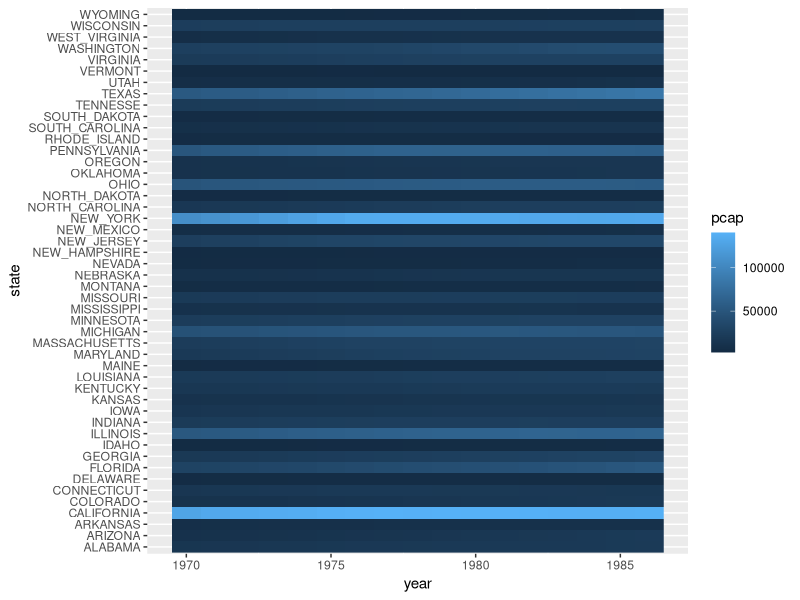
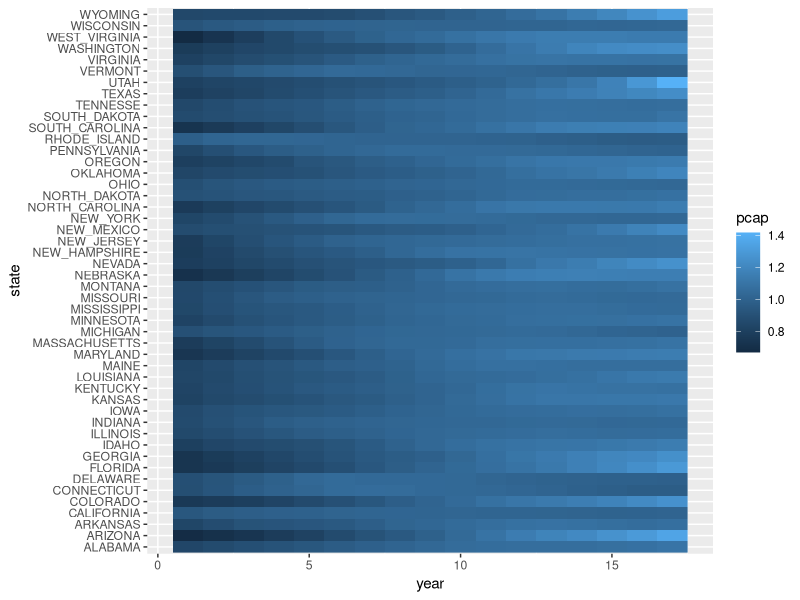
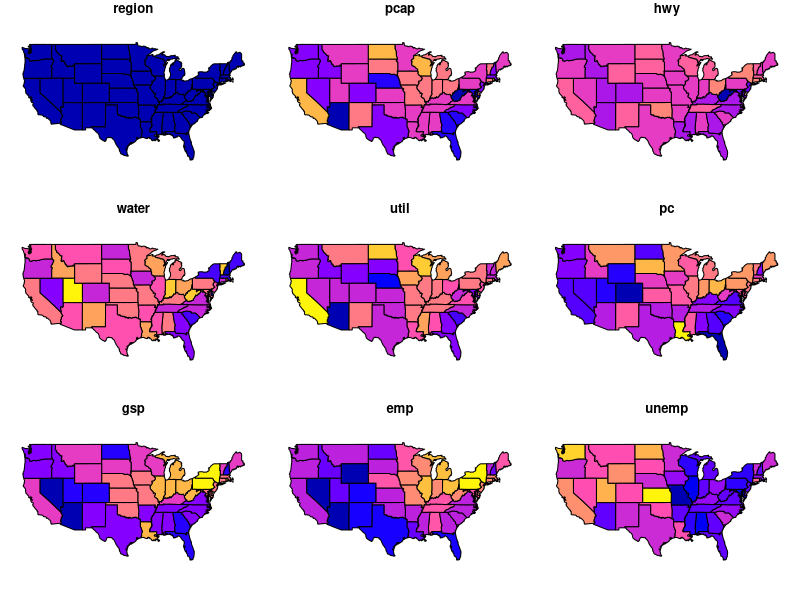
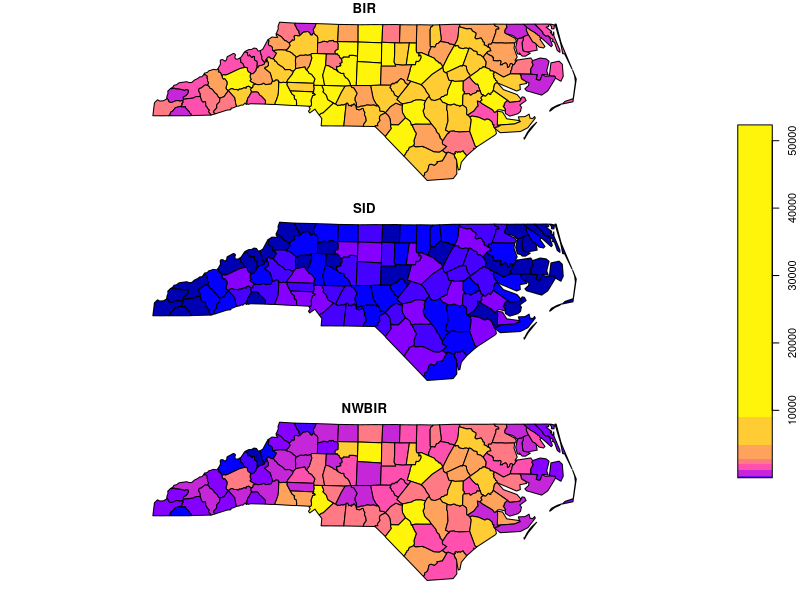
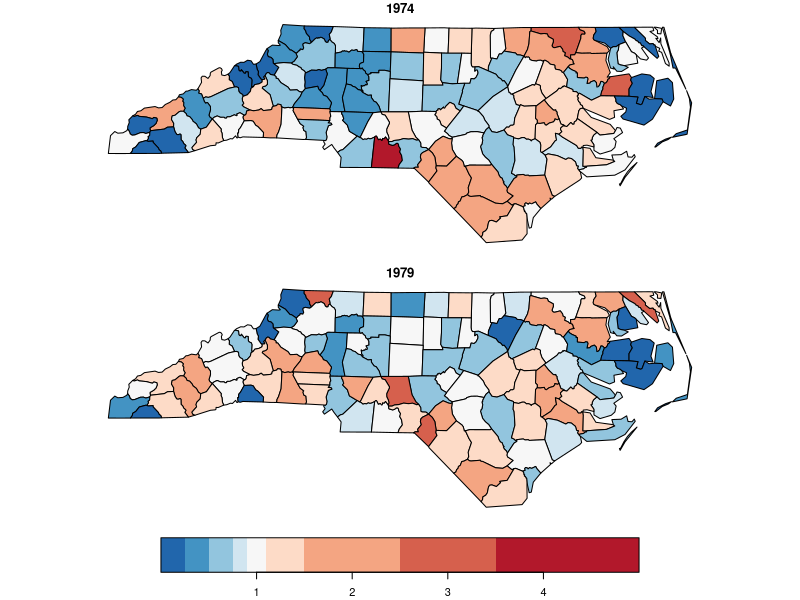
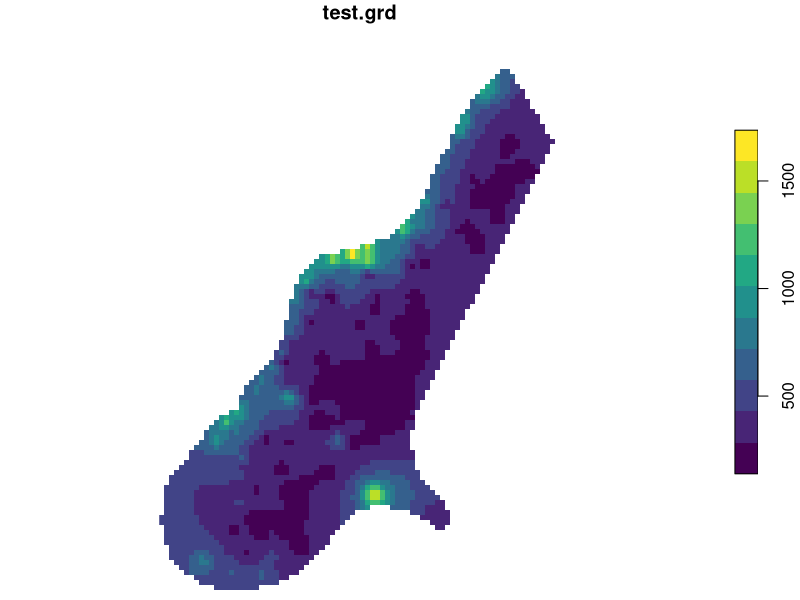
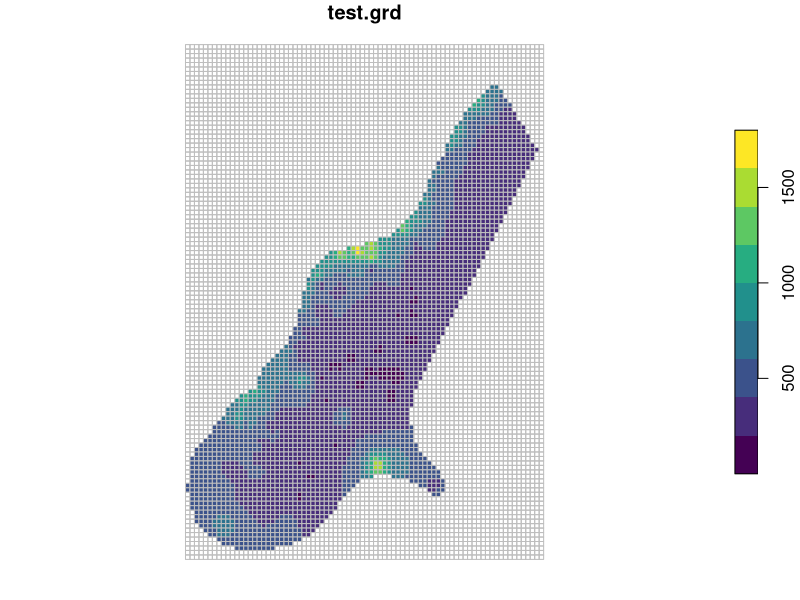

R code for these plots, in order: (Note: this script raises an error after producing the figures.)
## ---- chunk 1
knitr::opts_chunk$set(echo = TRUE)
## ---- chunk 2
library(stars)
## ---- chunk 3
library(ggplot2)
data(Produc, package = "plm")
head(Produc)
ggplot(Produc) + geom_raster(aes(y = state, x = year, fill = pcap))
## ---- chunk 4
(s = st_as_stars(Produc, y_decreasing = FALSE))
s = st_apply(s, 1, function(x) x/mean(x)) %>%
  st_set_dimensions(names = c("year", "state"))
s
pr = as.data.frame(s)
head(pr)
ggplot(pr) + geom_raster(aes(y = state, x = year, fill = pcap))
## ---- chunk 5
library(maps) 
states.m = map('state', plot=FALSE, fill=TRUE)
#IDs <- sapply(strsplit(states.m$names, ":"), function(x) x[1])
st = st_as_sf(states.m)[-8,] # deselect D.C., not in Produc
match(tolower(st_get_dimension_values(s, "state")), sub(" ", "_", st$ID))
## ---- chunk 6
(s_sf = st_set_dimensions(s, "state", values = st_geometry(st)))
# plot a single time slice:
(s_sf_y1 = s_sf[,1])
# drop the obsolete dimension:
(s_sf_y1 = adrop(s_sf_y1))
# convert to sf:
sf = st_as_sf(s_sf_y1)
plot(sf)
## ---- chunk 7
nc = read_sf(system.file("gpkg/nc.gpkg", package="sf"))
nc.df = st_set_geometry(nc, NULL) # m is a regular, non-spatial data.frame
head(nc.df)
## ---- chunk 8
mat = as.matrix(nc.df[c("BIR74", "SID74", "NWBIR74", "BIR79", "SID79", "NWBIR79")])
dim(mat) = c(county = 100, var = 3, year = 2) # make it a 3-dimensional array
# set dimension values to the array:
dimnames(mat) = list(county = nc$NAME, var = c("BIR", "SID", "NWBIR"), year = c(1974, 1979))
# convert array into a stars object
(nc.st = st_as_stars(pop = mat))
## ---- chunk 9
(nc.geom <- st_set_dimensions(nc.st, 1, st_geometry(nc)))
## ---- chunk 10
plot(st_apply(nc.geom, c(1,2), sum), key.pos = 4) # sum population over year
## ---- chunk 11
# split out BIR, SID, NWBIR over attributes:
split(nc.geom, 2) 
# sum by category:
(nc.sum = sapply(split(nc.geom, 2), sum)) 
# denominator: mean incidence ratio, averaged over county & years:
(IR = nc.sum[2]/nc.sum[1]) 
# standardise each year/counte value by dividing over IR:
nc.SIR = st_apply(nc.geom, c(1,3), function(x) (x[2]/x[1])/IR)
plot(nc.SIR, breaks = c(0,.25,.5,.75,.9,1.1,1.5,2.5,3.5,5), 
  pal = rev(RColorBrewer::brewer.pal(9, "RdBu")))
## ---- chunk 12
#library(mapview)
#mapview(breweries)
## ---- chunk 13
(g = read_stars(system.file("external/test.grd", package = "raster")))
plot(g, col = viridis::viridis(11), breaks = "equal")
## ---- chunk 14
(g.sf = st_as_sf(g, na.rm = FALSE))
plot(g.sf, border = 'grey', pal = viridis::viridis(9), nbreaks = 10)
## ---- chunk 15
(r = read_stars(system.file("pictures/Rlogo.jpg", package = "rgdal"))) # the old one
plot(r, breaks = "equal")
## ---- chunk 16
(r.rgb = st_rgb(r))
r.rgb[[1]][1:3,1]
## ---- chunk 17
L7file = system.file("tif/L7_ETMs.tif", package = "stars")
(L7 = read_stars(L7file))
## ---- chunk 18
plot(L7)
## ---- chunk 19
plot(L7, join_zlim = FALSE)
## ---- chunk 20
par(mfrow = c(1, 2))
plot(L7, rgb = c(3,2,1), reset = FALSE, main = "RGB")    # rgb
plot(L7, rgb = c(4,3,2), main = "False color (NIR-R-G)") # false color
## ---- chunk 21
bb = st_bbox(c(xmin = -10, xmax = 20, ymin = 40, ymax = 60), crs = 4326)
(x = st_as_stars(bb, dx = 1, dy = 1))
## ---- chunk 22
#sf_use_s2(FALSE)
library(rnaturalearth)
ne <- ne_countries(returnclass = "sf", continent = 'europe') %>%
	st_set_precision(1e8)
ne$pop_dens = units::set_units(ne$pop_est / st_area(ne), 1/(km^2))
plot(ne["pop_dens"], reset = FALSE, extent = bb)
pop = st_rasterize(ne["pop_dens"], x)
plot(st_as_sf(pop, na.rm = FALSE), add = TRUE, border = 'grey')
## ---- chunk 23
(pop.3035 = st_transform(pop, 3035))
ne.3035 = st_transform(ne, 3035)
plot(pop.3035, border = 'grey', reset = FALSE)
plot(st_geometry(ne.3035), add = TRUE, border = 'yellow')
## ---- chunk 24
target_grid = st_as_stars(st_bbox(pop.3035)) # add dimensions/cell sizes etc here
(w = st_warp(pop, target_grid)) # or give only a target crs
plot(w, border = 'grey', reset = FALSE)
plot(st_geometry(ne.3035), add = TRUE, border = 'yellow')
## ---- chunk 25
(w <- system.file("nc/bcsd_obs_1999.nc", package = "stars") %>%
    read_stars("data/full_data_daily_2013.nc"))
plot(w)
## ---- chunk 26
x = c(
"avhrr-only-v2.19810901.nc",
"avhrr-only-v2.19810902.nc",
"avhrr-only-v2.19810903.nc",
"avhrr-only-v2.19810904.nc",
"avhrr-only-v2.19810905.nc",
"avhrr-only-v2.19810906.nc",
"avhrr-only-v2.19810907.nc",
"avhrr-only-v2.19810908.nc",
"avhrr-only-v2.19810909.nc"
)
# see the second vignette:
# install.packages("starsdata", repos = "http://gis-bigdata.uni-muenster.de", type = "source")
file_list = system.file(paste0("netcdf/", x), package = "starsdata")
(y = read_stars(file_list, quiet = TRUE))
## ---- chunk 27
(z = adrop(y))
## ---- chunk 28
library(ggplot2)
library(viridis)
## Loading required package: viridisLite
library(ggthemes)
ggplot() +
  geom_stars(data = z[1], alpha = 0.8, downsample = c(10, 10, 1)) +
  facet_wrap("time") +
  scale_fill_viridis() +
  coord_equal() +
  theme_map() +
  theme(legend.position = "bottom") +
  theme(legend.key.width = unit(2, "cm"))
## ---- chunk 29
y[2] # second attribute
y[,1:10,1:12] # x/y region
y[,,,1] # zlev
y[,,,,3:5] # time
## ---- chunk 30
granule = system.file("sentinel/S2A_MSIL1C_20180220T105051_N0206_R051_T32ULE_20180221T134037.zip", 
  package = "starsdata")
s2 = paste0("SENTINEL2_L1C:/vsizip/", granule, 
  "/S2A_MSIL1C_20180220T105051_N0206_R051_T32ULE_20180221T134037.SAFE/MTD_MSIL1C.xml:10m:EPSG_32632")
(p = read_stars(s2))
## ---- chunk 31
ndvi = function(x) (x[4]-x[1])/(x[4]+x[1])
(p.ndvi = st_apply(p, c("x", "y"), ndvi)) # doesn't actually do anything, yet
plot(p.ndvi)
